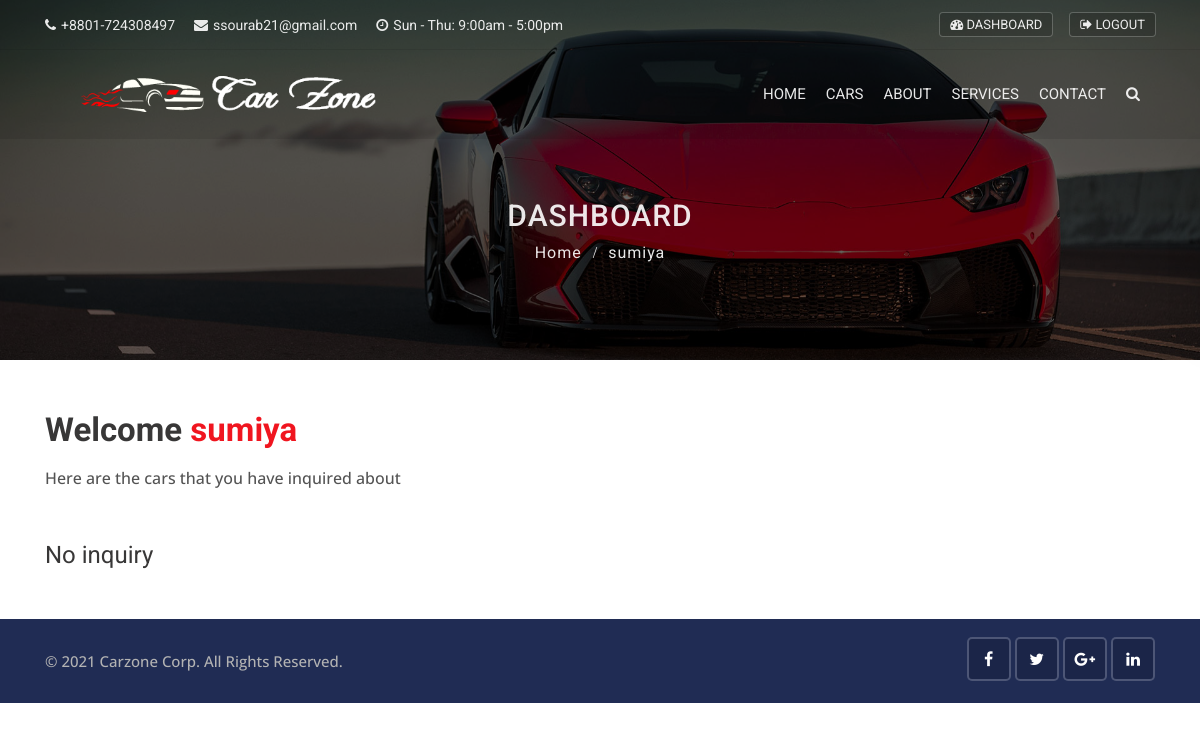
The page /accounts/dashboard/ (signed in) on the database as committed earlier.
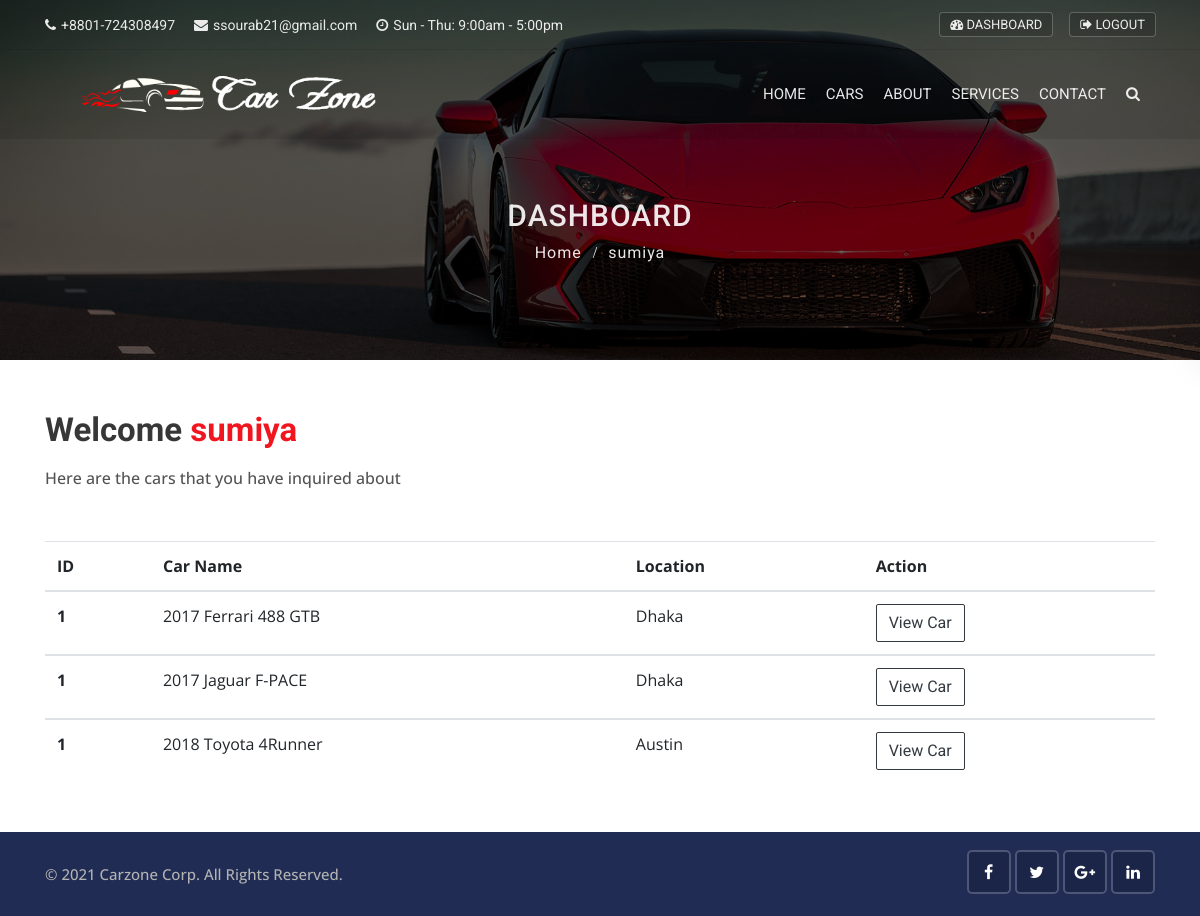
The same page on the database as committed later.
### contacts/models.py (models this page shows, shortened)
class Contact(models.Model):
    first_name = models.CharField(max_length=10)
    last_name = models.CharField(max_length=10)
    car_id = models.IntegerField()
    customer_need = models.CharField(max_length=10)
    car_title = models.CharField(max_length=10)
    city = models.CharField(max_length=10)
    state = models.CharField(max_length=10)
    email = models.EmailField(max_length=10)
    phone = models.CharField(max_length=10)
    message = models.TextField(blank=True)
    user_id = models.IntegerField(blank=True)
    created_date = models.DateTimeField(blank=True, default=datetime.now())

### accounts/views.py (the view)
# urls.py: path('dashboard/', views.dashboard, name='dashboard'),
@login_required(login_url='login')
def dashboard(request):
    user_inquiry = Contact.objects.order_by('-created_date').filter(user_id=request.user.id)
    data = {
        'inquiry': user_inquiry
    }
    return render(request, 'accounts/dashboard.html', context=data)

### templates/accounts/dashboard.html (shortened to what this page needs)
{% extends 'base.html' %}
{% load static %}
{% block content %}
<div class="sub-banner overview-bgi">
    <div class="container breadcrumb-area">
        <div class="breadcrumb-areas">
            <h1>Dashboard</h1>
            <ul class="breadcrumbs">
                <li><a href="/">Home</a></li>
                <li class="active">{{ user.first_name }}</li>
            </ul>
        </div>
    </div>
</div>
<div class="container mt-50 mb-50">
	<div class="main-title" style="text-align:left !important;">
            <h1>Welcome <span>{{ user.first_name }}</span></h1>
            <p>Here are the cars that you have inquired about</p>
        </div>
    {% if inquiry %}
        <table class="table table-hover">
          <thead>
            <tr>
              <th scope="col">ID</th>
              <th scope="col">Car Name</th>
              <th scope="col">Location</th>
              <th scope="col">Action</th>
            </tr>
          </thead>
        {% for inq in inquiry %}
          <tbody>
            <tr>
              <th scope="row">1</th>
              <td>{{ inq.car_title }}</td>
              <td>{{ inq.city }}</td>
              <td><a href="{% url 'car_details' inq.car_id %}" class="btn btn-outline-dark">View Car</a></td>
            </tr>
          </tbody>
        {% endfor %}
	    </table>
        {% else %}
        <h4>No inquiry</h4>
    {% endif %}
</div>
{% endblock %}

### templates/base.html (shortened to what this page needs)
<!DOCTYPE html>
{% load static %}
<html>
<head>
    <link rel="stylesheet" type="text/css" href="{% static 'css/bootstrap.min.css' %}">
    <link rel="stylesheet" type="text/css" href="{% static 'css/animate.min.css' %}">
    <link rel="stylesheet" type="text/css" href="{% static 'css/bootstrap-submenu.css' %}">
    <link rel="stylesheet" type="text/css" href="{% static 'css/bootstrap-select.min.css' %}">
    <link rel="stylesheet" type="text/css" href="{% static 'css/magnific-popup.css' %}">
    <link rel="stylesheet" type="text/css" href="{% static 'fonts/font-awesome/css/font-awesome.min.css' %}">
    <link rel="stylesheet" type="text/css" href="{% static 'fonts/flaticon/font/flaticon.css' %}">
    <link rel="stylesheet" type="text/css" href="{% static 'fonts/linearicons/style.css' %}">
    <link rel="stylesheet" type="text/css"  href="{% static 'css/jquery.mCustomScrollbar.css' %}">
    <link rel="stylesheet" type="text/css"  href="{% static 'css/dropzone.css' %}">
    <link rel="stylesheet" type="text/css"  href="{% static 'css/slick.css' %}">
    <link rel="stylesheet" type="text/css"  href="{% static 'css/lightbox.min.css' %}">
    <link rel="stylesheet" type="text/css"  href="{% static 'css/jnoty.css' %}">
    <link rel="stylesheet" type="text/css" href="{% static 'css/style.css' %}">
    <link rel="stylesheet" type="text/css" id="style_sheet" href="{% static 'css/skins/red.css' %}">
    <link rel="stylesheet" type="text/css" href="{% static 'css/ie10-viewport-bug-workaround.css' %}">
</head>
<body>
{% include 'include/topbar.html' %}
{% include 'include/navbar.html' %}
{% block content %}
{% endblock %}
{% include 'include/footer.html' %}
</body>
</html>

### templates/include/topbar.html (shortened to what this page needs)
<header class="top-header th-2 top-header-bg">
    <div class="container">
        <div class="row">
            <div class="col-lg-8 col-md-8 col-sm-7">
                <div class="list-inline">
                    <a href="tel:+55-4XX-634-7071"><i class="fa fa-phone"></i>+8801-724308497</a>
                    <a href="tel:info@themevessel.com"><i class="fa fa-envelope"></i>ssourab21@gmail.com</a>
                    <a href="tel:info@themevessel.com"><i class="fa fa-clock-o"></i>Sun - Thu: 9:00am - 5:00pm</a>
                </div>
            </div>
            <div class="col-lg-4 col-md-4 col-sm-5">
                <ul class="top-social-media pull-right">
                    {% if user.is_authenticated %}
                        <li>
                            <a href="{% url 'dashboard' %}" class="sign-in"><i class="fa fa-tachometer"></i> Dashboard</a>
                        </li>
                        <li>
                            <a href="{% url 'logout' %}" class="sign-in"><i class="fa fa-sign-out"></i> Logout</a>
                        </li>
                    {% endif %}
                </ul>
            </div>
        </div>
    </div>
</header>

### templates/include/navbar.html (shortened to what this page needs)
{% load static %}
<header class="main-header sticky-header header-with-top">
    <div class="container">
        <nav class="navbar navbar-expand-lg navbar-light">
            <a class="navbar-brand company-logo" href="{% url 'home' %}">
                <img src="{% static 'img/logos/black-logo.png' %}" alt="logo">
            </a>
            <div class="navbar-collapse collapse w-100" id="navbar">
                <ul class="navbar-nav ml-auto">
                    <li class="nav-item">
                        <a
                                {% if '/' == request.path %}
                                    class="nav-link active"
                                    {% else %}
                                        class="nav-link"
                                {% endif %}
                                href="{% url 'home' %}" >
                            Home
                        </a>
                    </li>
                    <li class="nav-item">
                        <a
                         {% if 'cars' in request.path %}
                          class="nav-link active"
                          {% else %}
                          class="nav-link"
                          {% endif %}
                          class="nav-link" href="/cars">
                            Cars
                        </a>
                    </li>
                    <li class="nav-item">
                        <a
                                {% if 'about' in request.path %}
                                    class="nav-link active"
                                    {% else %}
                                    class="nav-link"
                                {% endif %}
                                href="{% url 'about' %}">
                            About
                        </a>
                    </li>
                    <li class="nav-item">
                        <a
                                {% if 'services' in request.path %}
                                    class="nav-link active"
                                    {% else %}
                                    class="nav-link"
                                {% endif %}
                                href="{% url 'services' %}">
                            Services
                        </a>
                    </li>
                    <li class="nav-item dropdown">
                        <a
                        {% if 'contact' in request.path %}
                            class="nav-link active"
                            {% else %}
                            class="nav-link"
                        {% endif %}
                         href="{% url 'contact' %}">Contact</a>
                    </li>
                    <li class="nav-item dropdown m-hide">
                        <a href="#full-page-search" class="nav-link h-icon">
                            <i class="fa fa-search"></i>
                        </a>
                    </li>
                </ul>
            </div>
        </nav>
    </div>
</header>

### templates/include/footer.html
<footer class="footer">
    <div class="sub-footer">
        <div class="container">
            <div class="row">
                <div class="col-lg-8">
                    <p class="copy">© {% now 'Y' %} Carzone Corp. All Rights Reserved.</p>
                </div>
                <div class="col-lg-4">
                    <div class="social-list-2">
                        <ul>
                            <li><a href="https://www.facebook.com/" target="_blank" class="facebook-bg"><i class="fa fa-facebook"></i></a></li>
                            <li><a href="https://twitter.com/" target="_blank" class="twitter-bg"><i class="fa fa-twitter"></i></a></li>
                            <li><a href="https://www.google.com/" target="_blank" class="google-bg"><i class="fa fa-google-plus"></i></a></li>
                            <li><a href="https://www.linkedin.com/" target="_blank" class="linkedin-bg"><i class="fa fa-linkedin"></i></a></li>
                        </ul>
                    </div>
                </div>
            </div>
        </div>
    </div>
</footer>

### static/css/skins/red.css (style rules this page uses)
.main-title h1 span { color:#f0151f; }

Rows that differ between the two databases and show on the page:
added Contact: car_title "2017 Ferrari 488 GTB", city "Dhaka"
added Contact: car_title "2017 Jaguar F-PACE", city "Dhaka"
added Contact: car_title "2018 Toyota 4Runner", city "Austin"
Other text that changed with them:
text no longer shown: "No inquiry"
text now shown: "ID Car Name Location Action"
